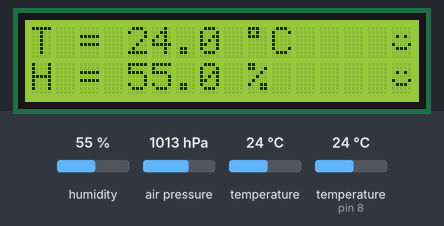
Bench run of a sketch on a simulated Arduino Uno, built with avr-gcc and run on an emulated ATmega328P. On the bench: 16×2 character LCD. The test bench sets the inputs (shaded band); at power-on: humidity 55 %, air pressure 1013 hPa, temperature (sensor on pin 8) 24 °C, temperature 24 °C.

Above: at 4.7 s.
4.8 s: humidity set to 22 %
At 13.2 s:
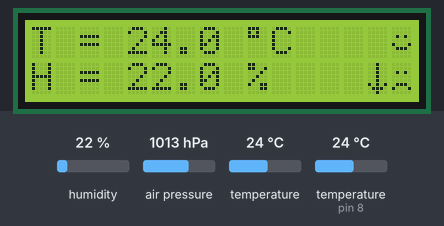
17.7 s: air pressure set to 952 hPa
At 25.3 s:
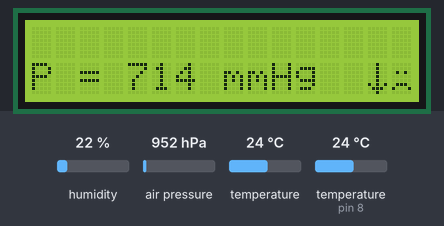
29.8 s: temperature (sensor on pin 8) set to 12 °C
At 36.9 s:
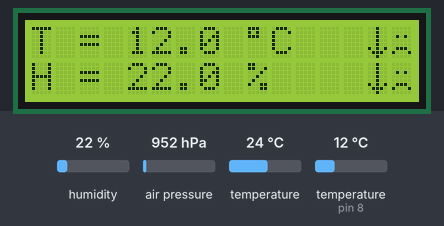
41.9 s: air pressure set to 1048 hPa
At 49.1 s:
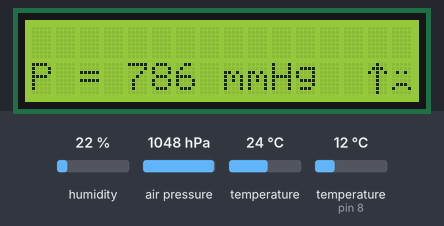
54.0 s: humidity set to 40 %
At 61.9 s:
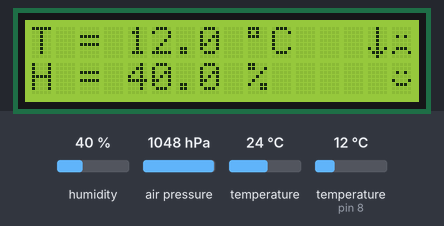
66.1 s: temperature (sensor on pin 8) set to 19.2 °C
At 69.0 s:
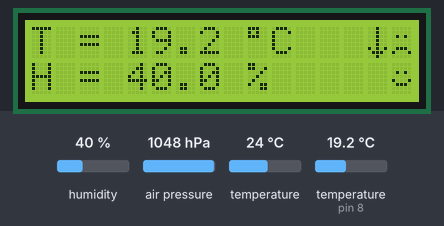
74.1 s: temperature (sensor on pin 8) set to 20.7 °C
Timing chart, 0 to 77.1 s (numbered marks = the images above; inputs shaded):
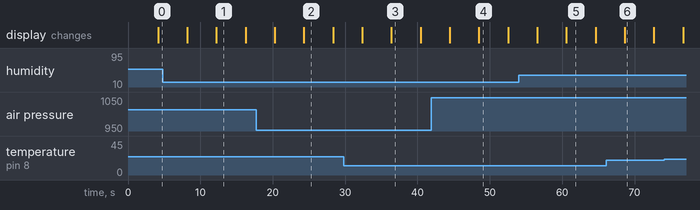

The sketch:

LCDMeteo.ino
```cpp
// Interfacing Arduino with DHT22 humidity/temperature sensor and BMP280 pressure/temperature sensor.
// The results are displayed on the LCD screen 1602 with I2C.
// Сhange in pressure predicts change in weather
// Weather prediction used functions from AlexGyver github repositories https://github.com/AlexGyver/WeatherPredict and https://github.com/AlexGyver/MeteoClock
#include "DHT.h" // include DHT library code
#define DHTPIN 8            // DHT22 data pin is connected to Arduino pin 8
#define DHTTYPE DHT22       // DHT22 sensor is used
DHT dht(DHTPIN, DHTTYPE);   // Initialize DHT library

#include <Adafruit_BMP280.h> // BMP280 library
#include <SPI.h> // library for SPI communication

//SPI parameters for BMP280 connection
#define BMP_SCK 13
#define BMP_MISO 12
#define BMP_MOSI 11
#define BMP_CS 10
Adafruit_BMP280 bme(BMP_CS);

#include <Wire.h>  // library for I2C communication
#include <LiquidCrystal_I2C.h> // library for I2C communication with LCD
LiquidCrystal_I2C lcd(0x27,16,2);  // Set address and params for LCD 1602

byte arrowUp[] = { // LCD params for up arrow character
  B00100,
  B01110,
  B10101,
  B00100,
  B00100,
  B00100,
  B00100,
  B00100
};
byte arrowDown[] = { // LCD params for down arrow character
  B00100,
  B00100,
  B00100,
  B00100,
  B00100,
  B10101,
  B01110,
  B00100
};
byte smileUp[] = { // LCD params for funny smiley character
  B00000,
  B00000,
  B01010,
  B00000,
  B10001,
  B01110,
  B00000,
  B00000
};
byte smileDown[] = { // LCD params for sad smiley character
  B00000,
  B00000,
  B01010,
  B00000,
  B00000,
  B01110,
  B10001,
  B00000
};
byte drop[] = { // LCD params for drop character
  B00100,
  B00100,
  B01110,
  B01110,
  B11111,
  B11111,
  B11111,
  B01110
};
byte sun[] = { // LCD params for sun character
  B00000,
  B00100,
  B10101,
  B01110,
  B11111,
  B01110,
  B10101,
  B00100
};

boolean calculate_flag; // flag for performing weather prediction calculations
int time_count = 0, angle, delta, dispRain;
unsigned long pressure, aver_pressure, pressure_array[6], time_array[6];
unsigned long sumX, sumY, sumX2, sumXY;
float a, b;

void setup() {
  //Serial.begin(9600);
  dht.begin();
  bme.begin();
  /*if (!bme.begin()) {
    Serial.println(F("Could not find a valid BMP280 sensor, check wiring!"));
    while (1);
  }*/
  lcd.init();
  lcd.createChar(0, arrowUp);
  lcd.createChar(1, arrowDown);
  lcd.createChar(2, smileUp);
  lcd.createChar(3, smileDown);
  lcd.createChar(4, drop);
  lcd.createChar(5, sun);
  lcd.backlight();// Turn on LCD backlight

  pressure = aver_sens();          // find the current pressure by the arithmetic mean
  for (byte i = 0; i < 6; i++) {   // counter from 0 to 5
    pressure_array[i] = pressure;  // fill array with current pressure
    time_array[i] = i;             // fill the time array with numbers 0 - 5
  }
}

void loop() {
delay(4000);               // wait 1s between readings
  float RH = dht.readHumidity();  // Read humidity
  float Temp = dht.readTemperature();  //Read temperature in degree Celsius
  // Check if any reads failed and exit early (to try again)
  if (isnan(RH) || isnan(Temp)) {
    lcd.clear();
    lcd.setCursor(5, 0);
    lcd.print("Error");
    return;
  }
  lcd.clear();
  lcd.setCursor(0, 0);  lcd.print("T = ");  lcd.print(Temp, 1);  lcd.print(" "); lcd.print(char(223)); lcd.print("C");
  //show arrows and smilies depending on values of temperature
  if ((Temp>=20) && (Temp<=26)) {lcd.print("    ");lcd.print((char) 0x02);}
  if (Temp<20) {lcd.print("   ");lcd.print((char) 0x01);lcd.print((char) 0x03);}
  if (Temp>26) {lcd.print("   ");lcd.print((char) 0x00);lcd.print((char) 0x03);}

  lcd.setCursor(0, 1);  lcd.print("H = ");  lcd.print(RH, 1);  lcd.print(" %");
  //show arrows and smilies depending on values of humidity
  if ((RH>30) && (RH<60)) {lcd.print("     ");lcd.print((char) 0x02);}
  if (RH<=30) {lcd.print("    ");lcd.print((char) 0x01);lcd.print((char) 0x03);}
  if (RH>=60) {lcd.print("    ");lcd.print((char) 0x00);lcd.print((char) 0x03);}
   //Serial.println("Data from DHT22:");
   //Serial.print(F("Temperature1 = "));    Serial.print(Temp);    Serial.println(" C");
   //Serial.print(F("Humidity = "));    Serial.print(RH);    Serial.println(" %");
   //Serial.println("");

delay (4000);
  float Pressure = bme.readPressure()*0.00750062; // Read Pressure in mmHg
  float Temp2 = bme.readTemperature();  //Read temperature in degree Celsius
  lcd.clear();
  lcd.setCursor(0, 1);  lcd.print("P = ");  lcd.print(Pressure, 0);  lcd.print(" mmHg");
  //show arrows and smilies depending on values of pressure
  if ((Pressure>750) && (Pressure<770)) {lcd.print("   ");lcd.print((char) 0x02);}
  if (Pressure<=750) {lcd.print("  ");lcd.print((char) 0x01);lcd.print((char) 0x03);}
  if (Pressure>=770) {lcd.print("  ");lcd.print((char) 0x00);lcd.print((char) 0x03);}
   //Serial.println("Data from BMP280:");
   //Serial.print(F("Temperature2 = "));    Serial.print(Temp2);    Serial.println(" C");
   //Serial.print(F("Pressure = "));    Serial.print(Pressure);    Serial.println(" mmHg");
   //Serial.println("");

if (calculate_flag) {
    pressure = aver_sens();                          // find the current pressure by the arithmetic mean
    for (byte i = 0; i < 5; i++) {                   // counter from 0 to 5
      pressure_array[i] = pressure_array[i + 1];     // move the pressure array EXCEPT THE LAST CELL one step back
    }
    pressure_array[5] = pressure;                    // the last element of the array is now the new pressure
    sumX = 0; sumY = 0;sumX2 = 0;sumXY = 0;
    for (int i = 0; i < 6; i++) {                    // for all array elements
      sumX += time_array[i];
      sumY += (long)pressure_array[i];
      sumX2 += time_array[i] * time_array[i];
      sumXY += (long)time_array[i] * pressure_array[i];
    }
    a = 0;
    a = (long)6 * sumXY;             // calculation of the coefficient of inclination of a straight line
    a = a - (long)sumX * sumY;
    a = (float)a / (6 * sumX2 - sumX * sumX);
    delta = a * 6;                   // pressure change calculation
    dispRain = map(delta, -250, 250, 100, -100); // conversion into the probability of worsening weather (rain or snow). If the values are negative, then there will be an improvement in the weather
     //Serial.print("Angle a = ");Serial.println(a);
     //Serial.print("DispRain = ");Serial.println(dispRain);
    //show sun or drop icons depending on the likelihood of better or worse weather
    if ((dispRain>=20) && (dispRain<40)) {lcd.setCursor(0, 0);  lcd.print((char) 0x04); lcd.print("   "); lcd.print(dispRain);  lcd.print(" %");}
    if ((dispRain>=40) && (dispRain<70)) {lcd.setCursor(0, 0);  lcd.print((char) 0x04); lcd.print((char) 0x04); lcd.print("  "); lcd.print(dispRain);  lcd.print(" %");}
    if ((dispRain>=70)) {lcd.setCursor(0, 0);  lcd.print((char) 0x04);lcd.print((char) 0x04); lcd.print((char) 0x04); lcd.print(" "); lcd.print(dispRain);  lcd.print(" %");}
    if ((dispRain>-20) && (dispRain<=0)) {lcd.setCursor(0, 0);  lcd.print((char) 0x05); lcd.print((char) 0x04); lcd.print("  "); lcd.print(abs(dispRain));  lcd.print(" %");}
    if ((dispRain>0) && (dispRain<20)) {lcd.setCursor(0, 0);  lcd.print((char) 0x04); lcd.print((char) 0x05); lcd.print("  "); lcd.print(abs(dispRain));  lcd.print(" %");}
    if ((dispRain<=-20) && (dispRain>-40)) {lcd.setCursor(0, 0);  lcd.print((char) 0x05); lcd.print("   "); lcd.print(-dispRain);  lcd.print(" %");}
    if ((dispRain<=-40) && (dispRain>-70)) {lcd.setCursor(0, 0);  lcd.print((char) 0x05); lcd.print((char) 0x05); lcd.print("  "); lcd.print(-dispRain);  lcd.print(" %");}
    if ((dispRain<=-70)) {lcd.setCursor(0, 0);  lcd.print((char) 0x05);lcd.print((char) 0x05); lcd.print((char) 0x05); lcd.print(" "); lcd.print(-dispRain);  lcd.print(" %");}
    delay(10);                       // delay for stability
  }
  time_count++;
  if (time_count >= 70) {  //i f the running time has exceeded 10 minutes (75 times for 8 seconds - trim = 70)
  calculate_flag = 1;          // enable calculation
  time_count = 0;        // reset the counter
  delay(2);               // delay for stability
  }

}

// arithmetic mean of pressure
long aver_sens() {
  pressure = 0;
  for (byte i = 0; i < 10; i++) {
    pressure += bme.readPressure();
  }
  aver_pressure = pressure / 10;
  return aver_pressure;
}
```

Measured:
- after the input at 4.8 s, the display: first differs from a run without the input after 7.4 s (image 1)
- after the input at 17.7 s, the display: first differs from a run without the input after 6.6 s (image 2)
- after the input at 29.8 s, the display: first differs from a run without the input after 6.6 s (image 3)
- after the input at 41.9 s, the display: first differs from a run without the input after 6.6 s (image 4)
- after the input at 54.0 s, the display: first differs from a run without the input after 6.6 s (image 5)
- after the input at 66.1 s, the display: changes after 2.5 s (image 6)
- what the display in image 1 shows lasts 4.0 s, from 12.2 s to 16.2 s
